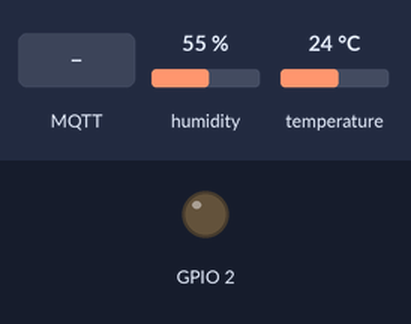
Recording of a sketch running on a simulated ESP8266 (NodeMCU). Shown: output pins drawn as LEDs (lit = HIGH). The test bench sets the inputs (shaded band); at power-on: humidity 55 %, temperature 24 °C. WiFi joins after 1.5 s; servers stay silent unless stated; no MQTT or app messages arrive unless stated; what the sketch prints to the serial monitor is not drawn.

Above: at 2.7 s.
2.8 s: MQTT message "0" arrives on the first subscribed topic
At 3.8 s:
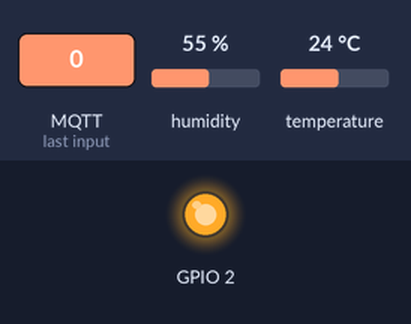
5.0 s: MQTT message "1" arrives on the first subscribed topic
At 6.3 s:
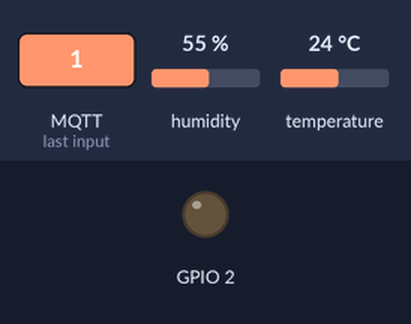
7.1 s: MQTT message "2" arrives on the first subscribed topic
At 8.7 s:
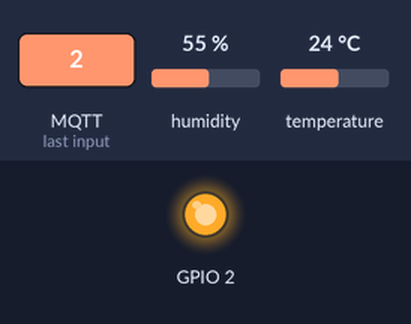
Timing chart, 0 to 10.2 s (numbered marks = the images above; inputs shaded):
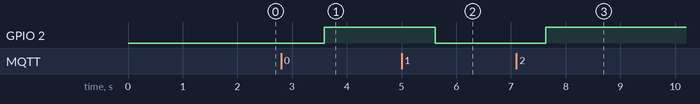

The sketch:

send_data_to_mqtt.ino
```cpp
#include <ESP8266WiFi.h>
#include <PubSubClient.h>
#include <DHT.h>  //引入DHT温湿度库
#define DHTPIN 14  //DHT11引脚14号脚
#define DHTTYPE 11 //传感器类型 11-> DHT11 21->DHT21 22->DHT22
DHT dht(DHTPIN, DHTTYPE, 15);
// Update these with values suitable for your network.

const char* ssid = "兀代表圆周率";  //WIFI名 根据自己情况输入
const char* password = "sinuk1201"; //WiFi密码 根据自己情况输入
const char* mqtt_server = "192.168.0.103";  //mqtt服务器地址  #连接失败则检查关闭所有包括公网防火墙

WiFiClient espClient;
PubSubClient client(espClient);
long lastMsg = 0;
char msg[50];
int value = 0;

void setup() {
  pinMode(BUILTIN_LED, OUTPUT);     // Initialize the BUILTIN_LED pin as an output
  Serial.begin(115200);
  dht.begin();
  setup_wifi();
  client.setServer(mqtt_server, 1883);
  client.setCallback(callback);
}

void setup_wifi() {

  delay(10);
  // We start by connecting to a WiFi network
  Serial.println();
  Serial.print("Connecting to ");
  Serial.println(ssid);

  WiFi.begin(ssid, password);

  while (WiFi.status() != WL_CONNECTED) {
    delay(500);
    Serial.print(".");
  }

  Serial.println("");
  Serial.println("WiFi connected");
  Serial.println("IP address: ");
  Serial.println(WiFi.localIP());
}

void callback(char* topic, byte* payload, unsigned int length) {
  Serial.print("Message arrived [");
  Serial.print(topic);
  Serial.print("] ");
  for (int i = 0; i < length; i++) {
    Serial.print((char)payload[i]);
  }
  Serial.println();

  // Switch on the LED if an 1 was received as first character
  if ((char)payload[0] == '1') {
    digitalWrite(BUILTIN_LED, LOW);   // Turn the LED on (Note that LOW is the voltage level
    // but actually the LED is on; this is because
    // it is acive low on the ESP-01)
  } else {
    digitalWrite(BUILTIN_LED, HIGH);  // Turn the LED off by making the voltage HIGH
  }

}

void reconnect() {
  // Loop until we're reconnected
  while (!client.connected()) {
    Serial.print("Attempting MQTT connection...");
    // Attempt to connect
    if (client.connect("ESP8266Client")) {
      Serial.println("connected");
      // Once connected, publish an announcement...
      client.publish("outTopic", "IS CONNECTED");
      // ... and resubscribe
      client.subscribe("inTopic");
    } else {
      Serial.print("failed, rc=");
      Serial.print(client.state());
      Serial.println(" try again in 5 seconds");
      // Wait 5 seconds before retrying
      delay(5000);
    }
  }
}
void loop() {
  float h = dht.readHumidity();
  float t = dht.readTemperature();
  char c[50];

  // Display data
  Serial.print("Humidity: ");
  Serial.print(h);
  Serial.print(" %\t");
  Serial.print("Temperature: ");
  Serial.print(t);
  Serial.println(" *C ");
   // Wait a few seconds between measurements.
  delay(2000);

String data =String(h) +"," + String(t) ;
strcpy(c,data.c_str());
  if (!client.connected()) {
    reconnect();
  }
  client.loop();

  long now = millis();
  if (now - lastMsg > 2000) {
    lastMsg = now;
    ++value;
    snprintf (msg, 75, c, value);
    Serial.print("Publish message: ");
    Serial.println(msg);
    client.publish("outTopic", msg);
  }
}
```

Measured:
- after the input at 2.8 s, GPIO 2: LOW → HIGH after 0.79 s
- after the input at 5.0 s, GPIO 2: HIGH → LOW after 0.61 s
- after the input at 7.1 s, GPIO 2: LOW → HIGH after 0.54 s
